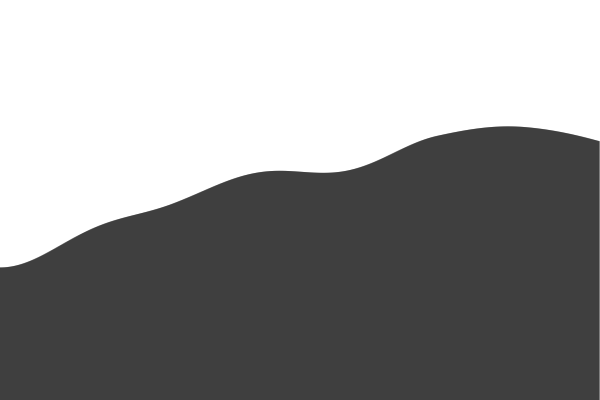
Frame 1 (no input)
Frame 60 (no input): identical to frame 1, image omitted
Frame 120 (the mouse pressed at the canvas centre since frame 60): identical to frame 1, image omitted

The p5.js sketch that drew this single still picture (run headless with seeded random() and noise() and a simulated clock; from frame 60 on, the mouse is pressed at the canvas centre):

// p5.js sketch
// ── sketch.js
function setup() {
  createCanvas(600, 400);
}

function draw() {
  background(255);

  for (let x = 0; x < width; x++) {
    //stroke(100,150,200);
    line(x, noise(x/700) * height , x, height);
  }
}
